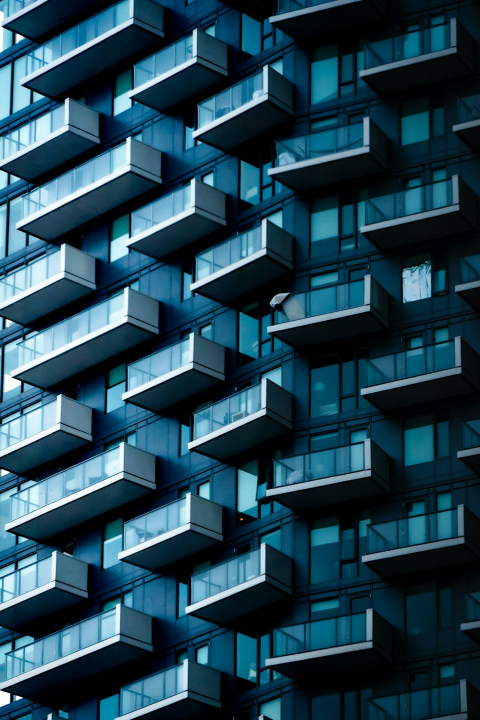
#> input picture assets/photos/bcome.jpg, 960 x 1440 px, given in place of nueva-maipu.jpg, which was not available (shown at 1/2 size)
$ python optimize-images.py
#> lines starting #> are read from the running program, lines starting #| are printed output that depends on the picture
#!/usr/bin/env python3
"""Genera variantes WebP sin metadatos desde fotografías referenciales existentes."""
from pathlib import Path
from PIL import Image, ImageOps

BASE = Path(__file__).resolve().parents[1] / 'assets' / 'photos'
for name in ('nueva-maipu', 'cipreses'):
    with Image.open(BASE / f'{name}.jpg') as source:
#> source is the input picture: PIL image 960x1440 RGB; mean R, G, B 33, 68.5, 84.2
        for width in (480, 960):
            image = ImageOps.exif_transpose(source).convert('RGB')
            image.thumbnail((width, width * 2))
            output = BASE / f'{name}-{width}.webp'
            image.save(output, 'WEBP', quality=78, method=6)
            print(f'{output.name}: {image.width}x{image.height}, {output.stat().st_size} bytes')
#> this loop made 2 passes
#> pass 1, `image.save(output, 'WEBP', quality=78, method=6)`:
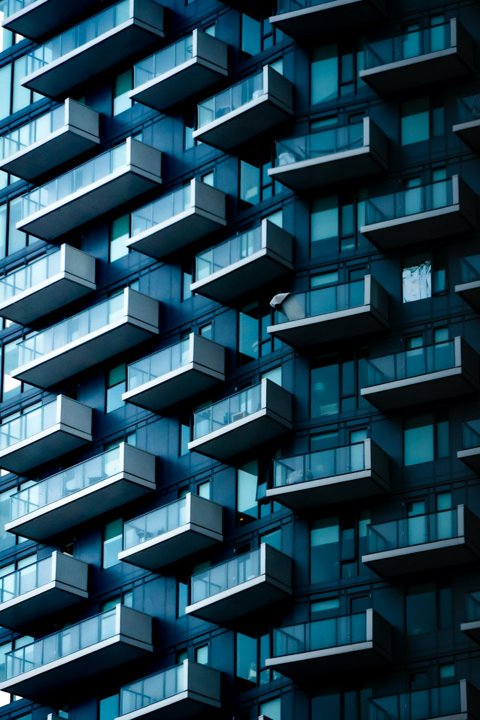
#> saved as nueva-maipu-480.webp: PIL image 480x720 RGB; mean R, G, B 33, 68.5, 84.2
#> pass 2 of the loop `for name in ('nueva-maipu', 'cipreses'):`:
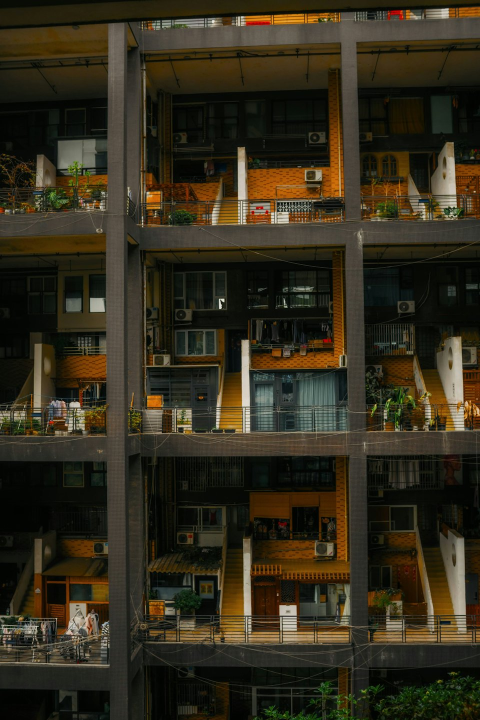
#> input picture assets/photos/cipreses.jpg, 960 x 1440 px (shown at 1/2 size)
#> source is the input picture: PIL image 960x1440 RGB; mean R, G, B 50.5, 44.3, 27.8
#> the loop `for width in (480, 960):` made 2 passes
#> pass 1, `image.save(output, 'WEBP', quality=78, method=6)`:
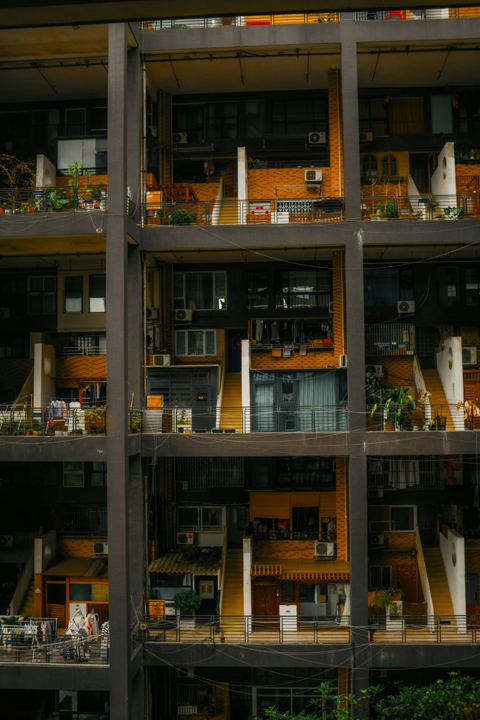
#> saved as cipreses-480.webp: PIL image 480x720 RGB; mean R, G, B 50.5, 44.3, 27.9
